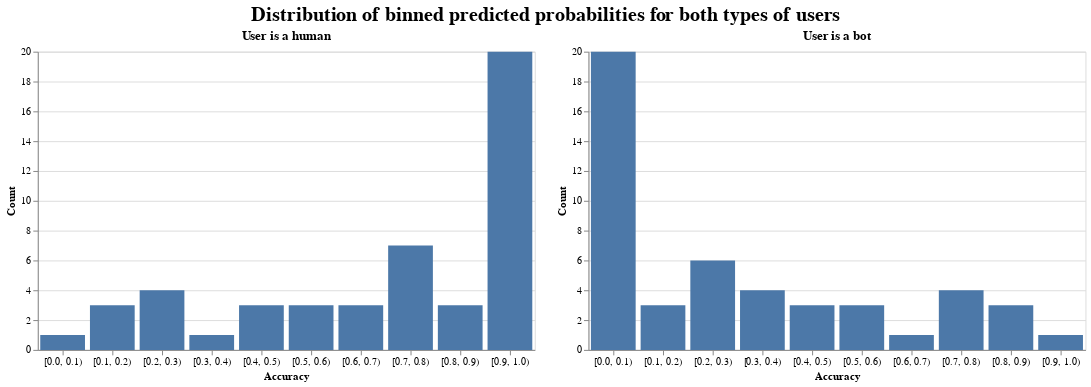

This figure's notebook cell:
### Code cell
# Plotting predicted probabilities distribution, binned

# When user is a human (bot = False)
prob0 = alt.Chart(best_preds_pd_df).mark_bar().encode(
    x=alt.X("prob0_bin", title="Accuracy", type="nominal", axis=alt.Axis(labelAngle=0)),
    y=alt.Y("count(*)", type="quantitative", title="Count")
).properties(
    title="User is a human",
    width=500,
    height=300
)

# When user is a bot (bot = True)
prob1 = alt.Chart(best_preds_pd_df).mark_bar().encode(
    x=alt.X("prob1_bin", title="Accuracy", type="nominal", axis=alt.Axis(labelAngle=0)),
    y=alt.Y("count(*)", type="quantitative", title="Count")
).properties(
    title="User is a bot",
    width=500,
    height=300
)

# Plotting
(prob0 | prob1).properties(
    title=alt.Title(
        "Distribution of binned predicted probabilities for both types of users",
        anchor="middle",
        fontSize=20,
        fontWeight='bolder'
    )
)

### Figure 1 — Vega-Lite specification as saved in the notebook (floating-point values rounded to 4 significant figures)
{"config": {"view": {"continuousWidth": 300, "continuousHeight": 300}}, "hconcat": [{"mark": {"type": "bar"}, "encoding": {"x": {"axis": {"labelAngle": 0}, "field": "prob0_bin", "title": "Accuracy", "type": "nominal"}, "y": {"aggregate": "count", "field": "*", "title": "Count", "type": "quantitative"}}, "height": 300, "title": "User is a human", "width": 500}, {"mark": {"type": "bar"}, "encoding": {"x": {"axis": {"labelAngle": 0}, "field": "prob1_bin", "title": "Accuracy", "type": "nominal"}, "y": {"aggregate": "count", "field": "*", "title": "Count", "type": "quantitative"}}, "height": 300, "title": "User is a bot", "width": 500}], "data": {"name": "data-b63256c7af37f48b49a18ef8e9fb7da1"}, "title": {"text": "Distribution of binned predicted probabilities for both types of users", "anchor": "middle", "fontSize": 20, "fontWeight": "bolder"}, "$schema": "https://vega.github.io/schema/vega-lite/v5.20.1.json", "datasets": {"data-b63256c7af37f48b49a18ef8e9fb7da1": [{"user": "!bbqribsandfish23!", "bot": 0, "prediction": 0.0, "prob0": 0.736, "prob1": 0.264, "prob0_bin": "[0.7, 0.8)", "prob1_bin": "[0.2, 0.3)"}, {"user": "097ллл", "bot": 0, "prediction": 0.0, "prob0": 0.557, "prob1": 0.443, "prob0_bin": "[0.5, 0.6)", "prob1_bin": "[0.4, 0.5)"}, {"user": "102.164.97.83", "bot": 0, "prediction": 1.0, "prob0": 0.232, "prob1": 0.768, "prob0_bin": "[0.2, 0.3)", "prob1_bin": "[0.7, 0.8)"}, {"user": "102.78.106.233", "bot": 0, "prediction": 0.0, "prob0": 0.66, "prob1": 0.34, "prob0_bin": "[0.6, 0.7)", "prob1_bin": "[0.3, 0.4)"}, {"user": "103.171.82.229", "bot": 0, "prediction": 0.0, "prob0": 0.543, "prob1": 0.457, "prob0_bin": "[0.5, 0.6)", "prob1_bin": "[0.4, 0.5)"}, {"user": "103.18.78.107", "bot": 0, "prediction": 0.0, "prob0": 0.959, "prob1": 0.041, "prob0_bin": "[0.9, 1.0)", "prob1_bin": "[0.0, 0.1)"}, {"user": "108.51.56.162", "bot": 0, "prediction": 0.0, "prob0": 0.959, "prob1": 0.041, "prob0_bin": "[0.9, 1.0)", "prob1_bin": "[0.0, 0.1)"}, {"user": "109.60.125.89", "bot": 0, "prediction": 0.0, "prob0": 0.858, "prob1": 0.142, "prob0_bin": "[0.8, 0.9)", "prob1_bin": "[0.1, 0.2)"}, {"user": "116.90.206.204", "bot": 0, "prediction": 0.0, "prob0": 0.902, "prob1": 0.098, "prob0_bin": "[0.9, 1.0)", "prob1_bin": "[0.0, 0.1)"}, {"user": "117.202.147.98", "bot": 0, "prediction": 0.0, "prob0": 0.959, "prob1": 0.041, "prob0_bin": "[0.9, 1.0)", "prob1_bin": "[0.0, 0.1)"}, {"user": "118.127.248.217", "bot": 0, "prediction": 0.0, "prob0": 0.711, "prob1": 0.289, "prob0_bin": "[0.7, 0.8)", "prob1_bin": "[0.2, 0.3)"}, {"user": "123.240.107.171", "bot": 0, "prediction": 0.0, "prob0": 0.959, "prob1": 0.041, "prob0_bin": "[0.9, 1.0)", "prob1_bin": "[0.0, 0.1)"}, {"user": "14.38.135.191", "bot": 0, "prediction": 0.0, "prob0": 0.959, "prob1": 0.041, "prob0_bin": "[0.9, 1.0)", "prob1_bin": "[0.0, 0.1)"}, {"user": "142.68.49.142", "bot": 0, "prediction": 0.0, "prob0": 0.948, "prob1": 0.052, "prob0_bin": "[0.9, 1.0)", "prob1_bin": "[0.0, 0.1)"}, {"user": "147.235.209.20", "bot": 0, "prediction": 0.0, "prob0": 0.523, "prob1": 0.477, "prob0_bin": "[0.5, 0.6)", "prob1_bin": "[0.4, 0.5)"}, {"user": "151.249.169.216", "bot": 0, "prediction": 0.0, "prob0": 0.75, "prob1": 0.25, "prob0_bin": "[0.7, 0.8)", "prob1_bin": "[0.2, 0.3)"}, {"user": "154.246.123.149", "bot": 0, "prediction": 1.0, "prob0": 0.225, "prob1": 0.775, "prob0_bin": "[0.2, 0.3)", "prob1_bin": "[0.7, 0.8)"}, {"user": "176.120.190.94", "bot": 0, "prediction": 0.0, "prob0": 0.929, "prob1": 0.071, "prob0_bin": "[0.9, 1.0)", "prob1_bin": "[0.0, 0.1)"}, {"user": "176.61.84.125", "bot": 0, "prediction": 0.0, "prob0": 0.883, "prob1": 0.117, "prob0_bin": "[0.8, 0.9)", "prob1_bin": "[0.1, 0.2)"}, {"user": "178.141.244.161", "bot": 0, "prediction": 0.0, "prob0": 0.734, "prob1": 0.266, "prob0_bin": "[0.7, 0.8)", "prob1_bin": "[0.2, 0.3)"}, {"user": "179.109.143.213", "bot": 0, "prediction": 0.0, "prob0": 0.93, "prob1": 0.07, "prob0_bin": "[0.9, 1.0)", "prob1_bin": "[0.0, 0.1)"}, {"user": "185.122.255.89", "bot": 0, "prediction": 0.0, "prob0": 0.948, "prob1": 0.052, "prob0_bin": "[0.9, 1.0)", "prob1_bin": "[0.0, 0.1)"}, {"user": "185.215.55.223", "bot": 0, "prediction": 0.0, "prob0": 0.959, "prob1": 0.041, "prob0_bin": "[0.9, 1.0)", "prob1_bin": "[0.0, 0.1)"}, {"user": "185.229.219.100", "bot": 0, "prediction": 0.0, "prob0": 0.948, "prob1": 0.052, "prob0_bin": "[0.9, 1.0)", "prob1_bin": "[0.0, 0.1)"}, {"user": "187.249.124.39", "bot": 0, "prediction": 0.0, "prob0": 0.941, "prob1": 0.059, "prob0_bin": "[0.9, 1.0)", "prob1_bin": "[0.0, 0.1)"}, {"user": "188.217.51.7", "bot": 0, "prediction": 0.0, "prob0": 0.734, "prob1": 0.266, "prob0_bin": "[0.7, 0.8)", "prob1_bin": "[0.2, 0.3)"}, {"user": "189.216.190.1", "bot": 0, "prediction": 0.0, "prob0": 0.948, "prob1": 0.052, "prob0_bin": "[0.9, 1.0)", "prob1_bin": "[0.0, 0.1)"}, {"user": "190.166.238.234", "bot": 0, "prediction": 0.0, "prob0": 0.926, "prob1": 0.074, "prob0_bin": "[0.9, 1.0)", "prob1_bin": "[0.0, 0.1)"}, {"user": "194.39.108.71", "bot": 0, "prediction": 0.0, "prob0": 0.948, "prob1": 0.052, "prob0_bin": "[0.9, 1.0)", "prob1_bin": "[0.0, 0.1)"}, {"user": "2.155.149.254", "bot": 0, "prediction": 0.0, "prob0": 0.959, "prob1": 0.041, "prob0_bin": "[0.9, 1.0)", "prob1_bin": "[0.0, 0.1)"}, {"user": "2.24.186.58", "bot": 0, "prediction": 0.0, "prob0": 0.948, "prob1": 0.052, "prob0_bin": "[0.9, 1.0)", "prob1_bin": "[0.0, 0.1)"}, {"user": "2001:4450:8116:A600:990C:C22:890B:8280", "bot": 0, "prediction": 0.0, "prob0": 0.93, "prob1": 0.07, "prob0_bin": "[0.9, 1.0)", "prob1_bin": "[0.0, 0.1)"}, {"user": "2001:448A:7120:FB92:E090:4135:A63:4542", "bot": 0, "prediction": 0.0, "prob0": 0.884, "prob1": 0.116, "prob0_bin": "[0.8, 0.9)", "prob1_bin": "[0.1, 0.2)"}, {"user": "2001:8F8:1361:554F:5199:98A7:F111:8C88", "bot": 0, "prediction": 0.0, "prob0": 0.901, "prob1": 0.099, "prob0_bin": "[0.9, 1.0)", "prob1_bin": "[0.0, 0.1)"}, {"user": "2001:9E8:2943:EB00:6EB3:11FF:FE52:1BA8", "bot": 0, "prediction": 1.0, "prob0": 0.478, "prob1": 0.522, "prob0_bin": "[0.4, 0.5)", "prob1_bin": "[0.5, 0.6)"}, {"user": "AnsterBot", "bot": 1, "prediction": 1.0, "prob0": 0.435, "prob1": 0.565, "prob0_bin": "[0.4, 0.5)", "prob1_bin": "[0.5, 0.6)"}, {"user": "DarijaBot", "bot": 1, "prediction": 1.0, "prob0": 0.248, "prob1": 0.752, "prob0_bin": "[0.2, 0.3)", "prob1_bin": "[0.7, 0.8)"}, {"user": "DeltaBot", "bot": 1, "prediction": 0.0, "prob0": 0.647, "prob1": 0.353, "prob0_bin": "[0.6, 0.7)", "prob1_bin": "[0.3, 0.4)"}, {"user": "Hazard-Bot", "bot": 1, "prediction": 1.0, "prob0": 0.152, "prob1": 0.848, "prob0_bin": "[0.1, 0.2)", "prob1_bin": "[0.8, 0.9)"}, {"user": "Huzzlet the bot", "bot": 1, "prediction": 0.0, "prob0": 0.68, "prob1": 0.32, "prob0_bin": "[0.6, 0.7)", "prob1_bin": "[0.3, 0.4)"}, {"user": "ImageRemovalBot", "bot": 1, "prediction": 0.0, "prob0": 0.7, "prob1": 0.3, "prob0_bin": "[0.7, 0.8)", "prob1_bin": "[0.3, 0.4)"}, {"user": "Krdbot", "bot": 1, "prediction": 1.0, "prob0": 0.065, "prob1": 0.935, "prob0_bin": "[0.0, 0.1)", "prob1_bin": "[0.9, 1.0)"}, {"user": "Mathbot", "bot": 1, "prediction": 1.0, "prob0": 0.129, "prob1": 0.871, "prob0_bin": "[0.1, 0.2)", "prob1_bin": "[0.8, 0.9)"}, {"user": "MenoBot", "bot": 1, "prediction": 1.0, "prob0": 0.21, "prob1": 0.79, "prob0_bin": "[0.2, 0.3)", "prob1_bin": "[0.7, 0.8)"}, {"user": "MszBot", "bot": 1, "prediction": 0.0, "prob0": 0.71, "prob1": 0.29, "prob0_bin": "[0.7, 0.8)", "prob1_bin": "[0.2, 0.3)"}, {"user": "MusikBot", "bot": 1, "prediction": 1.0, "prob0": 0.146, "prob1": 0.854, "prob0_bin": "[0.1, 0.2)", "prob1_bin": "[0.8, 0.9)"}, {"user": "TenWhile6", "bot": 1, "prediction": 1.0, "prob0": 0.367, "prob1": 0.633, "prob0_bin": "[0.3, 0.4)", "prob1_bin": "[0.6, 0.7)"}, {"user": "en>WingerBot", "bot": 1, "prediction": 1.0, "prob0": 0.465, "prob1": 0.535, "prob0_bin": "[0.4, 0.5)", "prob1_bin": "[0.5, 0.6)"}]}}
